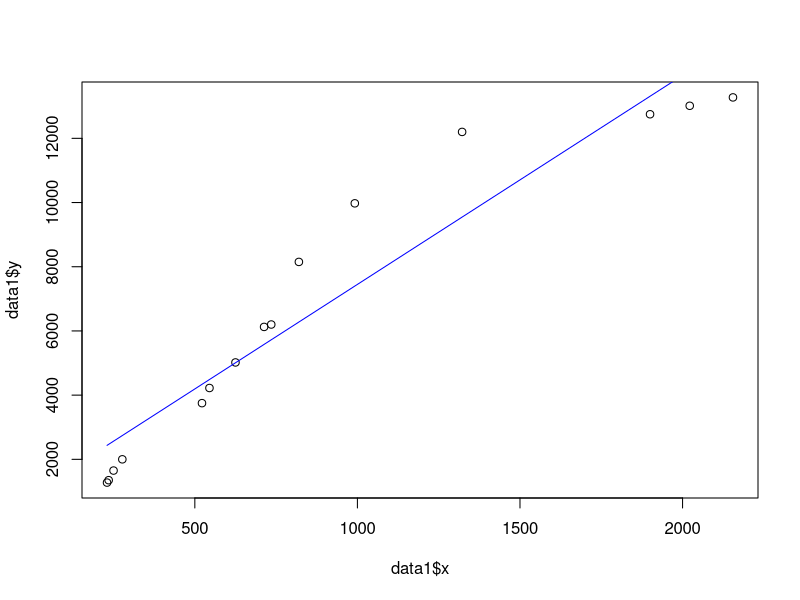
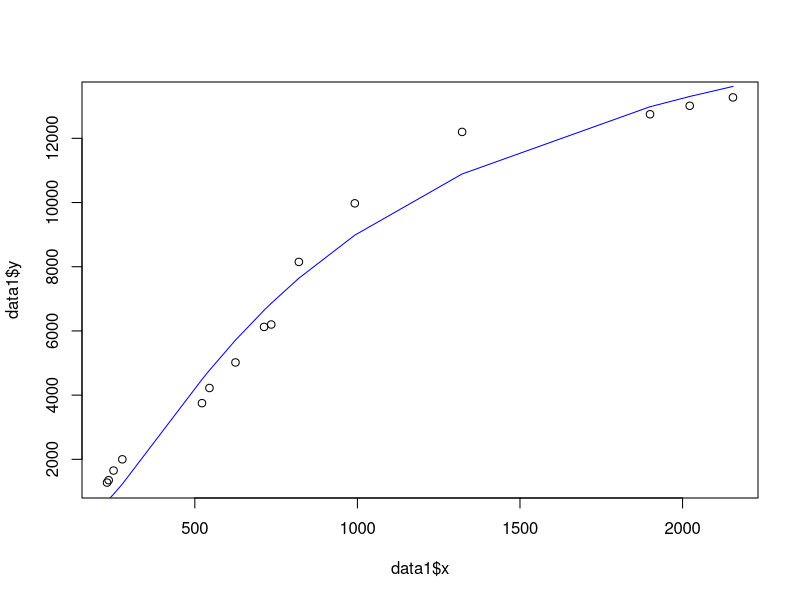
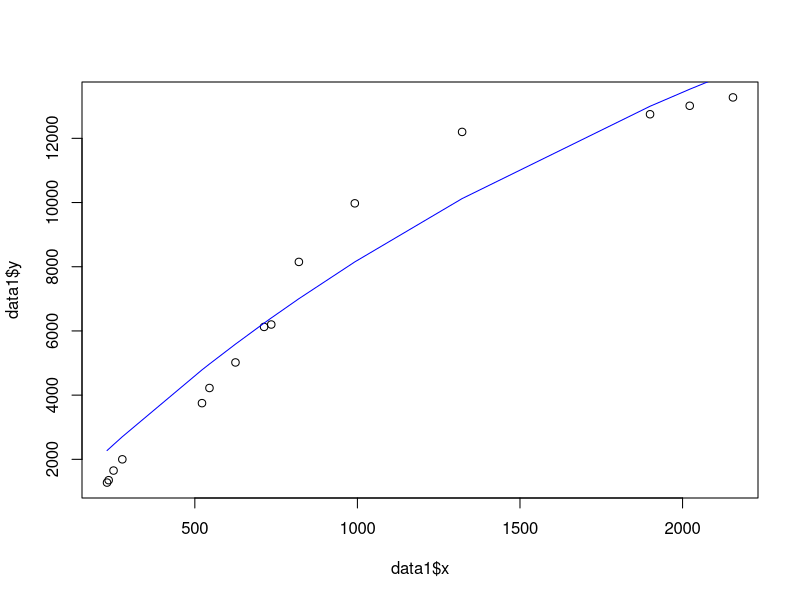
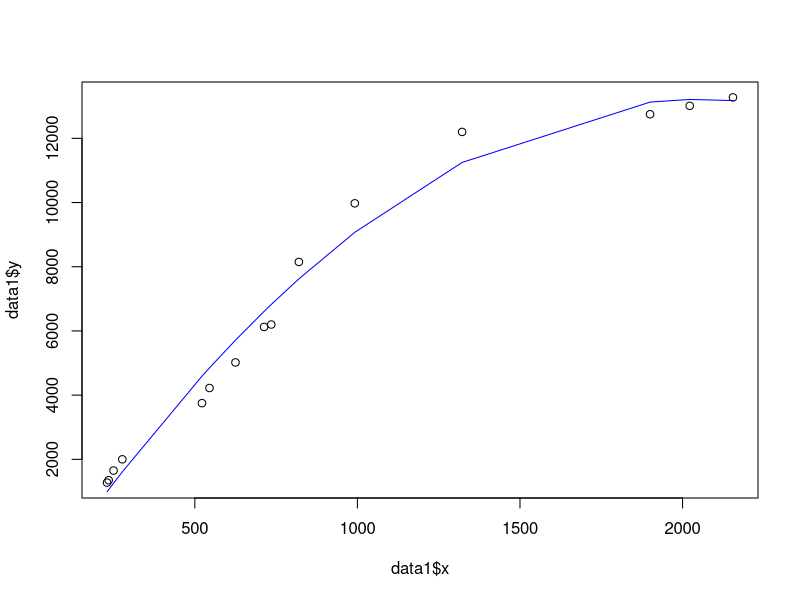

R code for these plots, in order: (Note: this script raises an error after producing the figures.)
## ---- chunk 1
knitr::opts_chunk$set(echo = TRUE)
library(tidyverse)
library(MASS)
## ---- chunk 2
carData<-data.frame(x1=c(14.620,15.630,14.620,15.000,14.500,15.250,16.120,15.130,15.500,15.130,15.500,16.120,15.130,15.630,15.380,15.500,144.250,14.500,14.620),x2=c(226.00,220.00,217.40,220.00,226.50,224.10,220.50,223.50,217.60,228.50,230.20,226.50,226.60,225.60,234.00,230.00,224.30,240.50,223.70),x3=c(7.000,3.375,6.375,6.000,7.625,6.000,3.375,6.125,5.000,6.625,5.750,3.750,6.125,5.375,8.875,4.000,8.000,10.870,7.375),y=c(128.40,52.62,113.90,98.01,139.90,102.60,48.14,109.60,82.68,112.60,97.52,59.06,111.80,89.09,171.90,66.80,157.10,208.40,133.40))
mod<-lm(y~x1+x2+x3,data=carData)
summary(mod)
## ---- chunk 3
params<-mod$coefficients
hFE<-params[1]+14.5*params[2]+220*params[3]+5.0*params[4]
hFE
## ---- chunk 4
summary(aov(mod))
## ---- chunk 5
mean(mod$residuals^2)
## ---- chunk 6
sqrt(diag(vcov(mod)))
## ---- chunk 7
summary(mod)
## ---- chunk 8
confint(mod, level =0.99)
## ---- chunk 9
predictionData<-data.frame(x1=14.5,x2=220,x3=5.0)
predict(mod, predictionData, interval="predict",level = 0.99)
## ---- chunk 10
predictionData<-data.frame(x1=14.5,x2=220,x3=5.0)
predict(mod, predictionData, interval="confidence",level = 0.99)
## ---- chunk 11
data1<-data.frame(y=c(1275,1350,1650,2000,3750,4222,5018,6125,6200,8150,9975,12200,12750,13014,13275),x=c(230,235,250,277,522,545,625,713,735,820,992,1322,1900,2022,2155))
## ---- chunk 12
nls1<-nls(y~a+b*x,data1,start = list(a=100,b=5))
summary(nls1)
plot(data1$x,data1$y)
lines(data1$x,predict(nls1),col="blue")
## ---- chunk 13
nls1<-nls(y~exp(a+b*(1/x)),data1,start = list(a=7,b=230))
summary(nls1)
plot(data1$x,data1$y)
lines(data1$x,predict(nls1),col="blue")
## ---- chunk 14
nls1<-nls(y~1/(a+b*(1/x)),data1,start = list(a=.0004,b=.00230))
summary(nls1)
plot(data1$x,data1$y)
lines(data1$x,predict(nls1),col="blue")
## ---- chunk 15
nls1<-nls(y~a+b*x+c*(x^2),data1,start = list(a=50,b=3,c=.01))
summary(nls1)
plot(data1$x,data1$y)
lines(data1$x,predict(nls1),col="blue")
## ---- chunk 16
data2<- data.frame(y=c(2.240,3.581,5.131,5.715,0.889,2.845,6.147,7.016,7.747,8.286,9.321,9.195,1.895,3.708,3.467,5.049,4.846,6.108,7.137,8.295,1.168,2.865,3.912,3.726,4.521,5.664,7.620,9.766,12.497,2.174,8.153,10.757),x1=c(24.00,43.00,84.00,159.00,3.79,17.00,37.00,54.20,58.00,85.00,89.00,95.00,1.85,5.88,7.02,13.88,17.19,19.80,33.80,40.80,0.83,8.08,21.08,21.08,7.00,15.00,27.00,52.00,65.00,1.76,7.90,20.90),x2=c(1000,1000,1000,1000,1100,1100,1100,1100,1100,1100,1100,1100,1420,1420,1420,1420,1420,1420,1420,1420,1825,1825,1825,1825,1400,1400,1400,1400,1400,1310,1310,1310),x3=c(8.47,8.55,8.53,8.60,7.72,7.83,4.91,3.79,3.69,3.70,3.91,3.57,4.43,3.67,2.89,2.56,2.56,2.84,3.22,3.54,3.73,3.45,2.85,2.85,8.88,8.88,8.88,8.88,8.88,5.46,2.15,2.55),x4=c(299,299,299,297,300,299,299,299,299,298,297,296,298,298,298,298,298,298,298,298,298,295,298,298,303,303,303,303,303,313,309,312))
## ---- chunk 17
mlrMod<-lm(y~x1+x2+x3,data=data2)
summary(mlrMod)
## ---- chunk 18
bc<-boxcox(mlrMod,lambda = seq(-3, 3, length = 10))
## ---- chunk 19
bc$x[which(bc$y==max(bc$y))]
qchisq(.95,1)
## ---- chunk 20
b1=10
b2=2
b3=c(.5,1,2,3)
x=seq(-10,10,by=.01)

y<-b1/(1+b2*exp(-b3[1]*x))
y2<-b1/(1+b2*exp(-b3[2]*x))
y3<-b1/(1+b2*exp(-b3[3]*x))
y4<-b1/(1+b2*exp(-b3[4]*x))

plot(x,y,col="yellow",lwd=1)
lines(x,y2,col="red",lwd=1)
lines(x,y3,col="blue",lwd=1)
lines(x,y4,col="green",lwd=1)
## ---- chunk 21
b1=1
b3=1
b2=c(1,4,8)
x=seq(-10,10,by=.01)

y<-b1/(1+b2[1]*exp(-b3*x))
y2<-b1/(1+b2[2]*exp(-b3*x))
y3<-b1/(1+b2[3]*exp(-b3*x))

plot(x,y,col="red",lwd=1)
lines(x,y2,col="blue",lwd=1)
lines(x,y3,col="green",lwd=1)
## ---- chunk 22
x<-c(.5,1,2,4,8,9,10)
y1<-c(0.68,0.45,2.50,6.19,56.1,89.8,147.7)
y2<-c(1.58,2.66,2.04,7.85,54.2,90.2,146.3)
y<-(y1+y2)/2
df<-data.frame(x,y)
## ---- chunk 23
nlsModel<-nls(y~a*exp(b*x),df,start = list(a=0.7,b=.25))
summary(nlsModel)
plot(df$x,df$y)
lines(df$x,predict(nlsModel),col="blue")
## ---- chunk 24
sigma(nlsModel)^2
## ---- chunk 25
yhat = fitted(nlsModel)
e = residuals(nlsModel)
qqnorm(e)
qqline(e)
plot(yhat, e)
## ---- chunk 26
y1<-c(0.49,0.48,0.46,0.45,0.44,0.46,0.42,0.41,0.42,0.41,0.41,0.40,0.41,0.40,0.41,0.40,0.39,0.39)
y2<-c(0.49,0.47,0.46,0.43,0.43,0.45,0.42,0.41,0.4,0.4,0.4,0.4,0.4,0.4,0.38,0.4,0.39,0.39)
y3<-c(0.490,0.480,0.450,0.430,0.430,0.455,0.430,0.400,0.400,0.410,0.405,0.380,0.405,0.400,0.395,0.400,0.390,0.390)
y4<-c(0.49,0.77,0.43,0.43667,0.43333,0.45500,0.42333,0.40667,0.40667,0.40667,0.40500,0.39333,0.40500,0.40000,0.39500,0.40000,0.39000,0.39000)
y<-(y1+y2+y3+y4)/4
x<-c(8,10,12,14,16,18,20,22,24,26,28,30,32,34,36,38,40,42)
df<-data.frame(x,y)
## ---- chunk 27

plot(x,y)
## ---- chunk 28
mitchModel<-nls(y~a-b*(k^x),df,start=list(a=1,b=1.5,k=0.959))
summary(mitchModel)
## ---- chunk 29
confint(mitchModel)
## ---- chunk 30
sigma(nlsModel)^2
